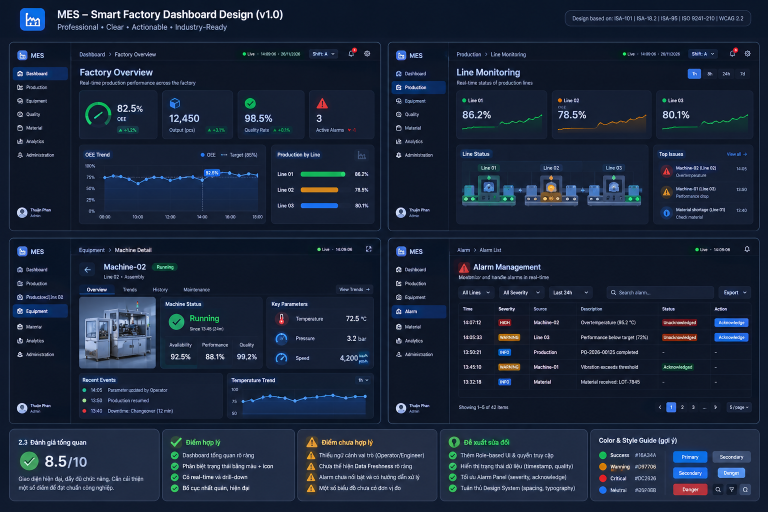
#> input picture docs/screenshots/UI2x2.png, 1536 x 1024 px, found by its file name (shown at 1/2 size)
$ python textmask_cmp.py
#> lines starting #> are read from the running program, lines starting #| are printed output that depends on the picture
"""So khớp mặt nạ chữ (text mask) giữa ảnh gốc UI2x2.png và bản render HTML.

Nếu nội dung chữ giống nhau, mặt nạ phải trùng khớp ở cùng vị trí.
Dùng để kiểm chứng: bản dựng lại HTML có THỰC SỰ tái tạo ảnh, hay chỉ "giống ý tưởng".
"""
import numpy as np
from PIL import Image
import os

REF = r"e:\Work\SFSVcongty\Laird\Code\Data-Integrate\docs\screenshots\UI2x2.png"
REN = r"e:\Work\SFSVcongty\Laird\Code\Data-Integrate\dashboard\frontend\tools\_2x2_render.png"

ref = np.array(Image.open(REF).convert("L")).astype(np.float32)
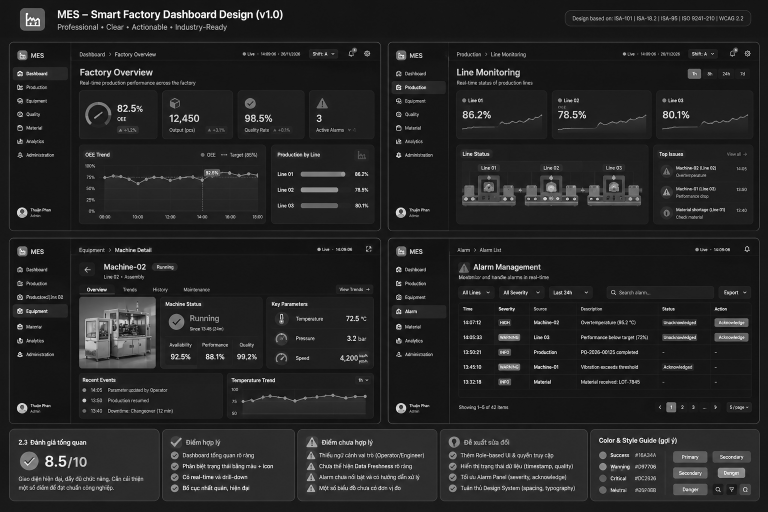
#> ref: shape (1024, 1536) float32 (shown at 1/2 size); min 0, max 255, mean 37.1
#> (the run stopped early here; a loop or call above may not have finished)

$ run again, with docs/screenshots/Dashboard_sample.png copied over docs/screenshots/UI2x2.png
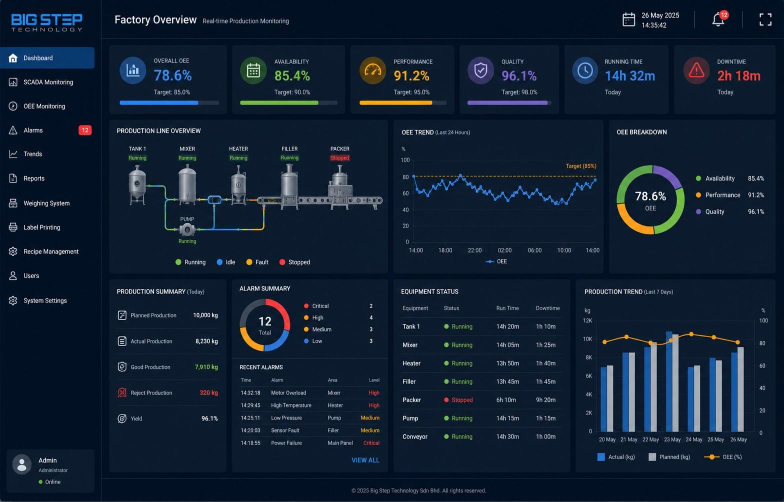
#> input picture docs/screenshots/Dashboard_sample.png, 1568 x 1003 px, found by its file name (shown at 1/2 size)
#> `ref = np.array(Image.open(REF).convert("L")).astype(np.float32)`:
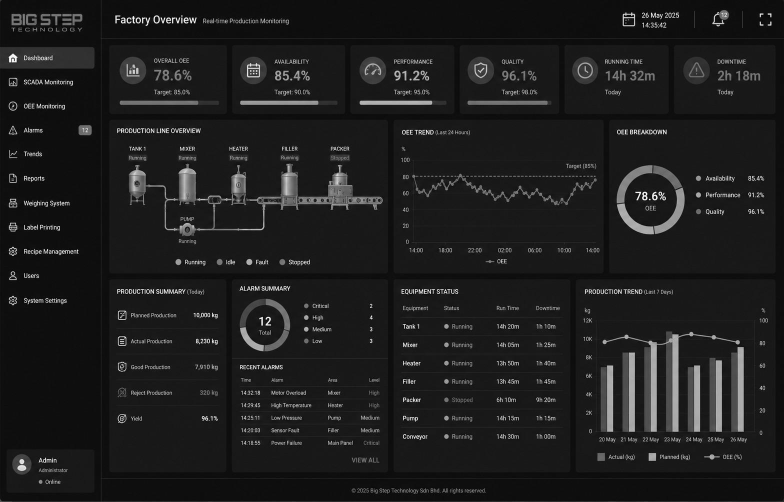
#> ref: shape (1003, 1568) float32 (shown at 1/2 size); min 0, max 255, mean 29.9

$ run again, with docs/screenshots/Dashboard_sample_2.png copied over docs/screenshots/UI2x2.png
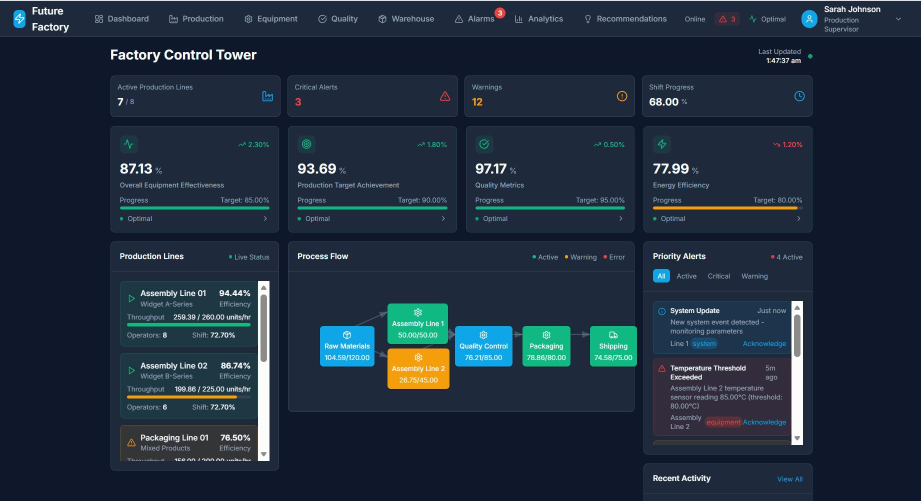
#> input picture docs/screenshots/Dashboard_sample_2.png, 1842 x 1001 px, found by its file name (shown at 1/2 size)
#> `ref = np.array(Image.open(REF).convert("L")).astype(np.float32)`:
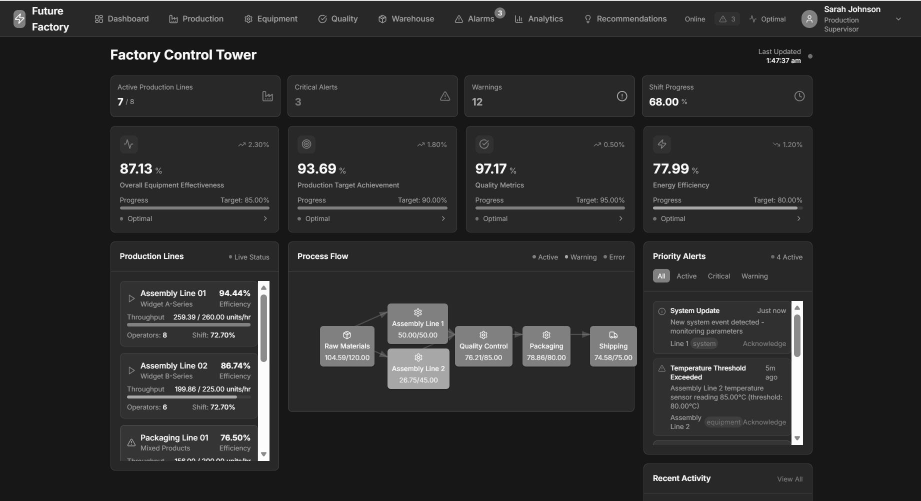
#> ref: shape (1001, 1842) float32 (shown at 1/2 size); min 0, max 255, mean 43.1
